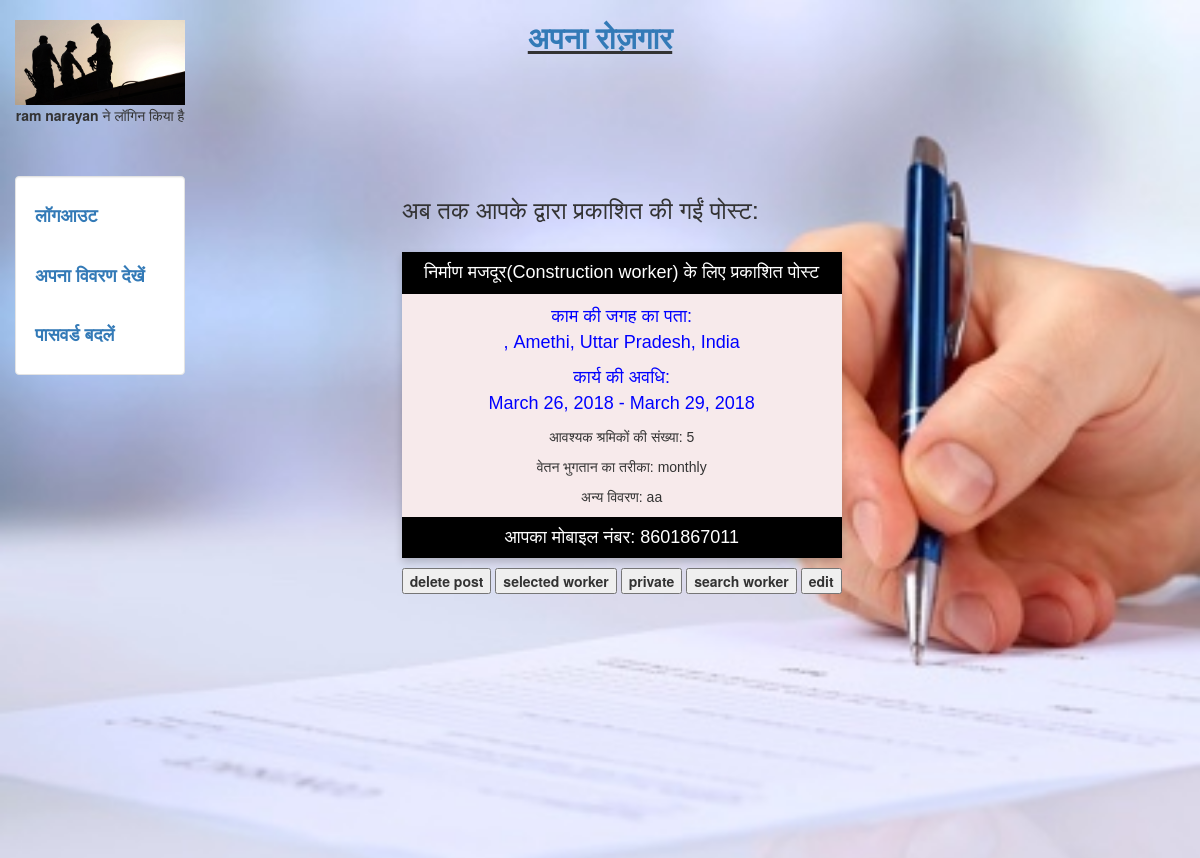
Before: /see_work_post (signed in) with the older database file.
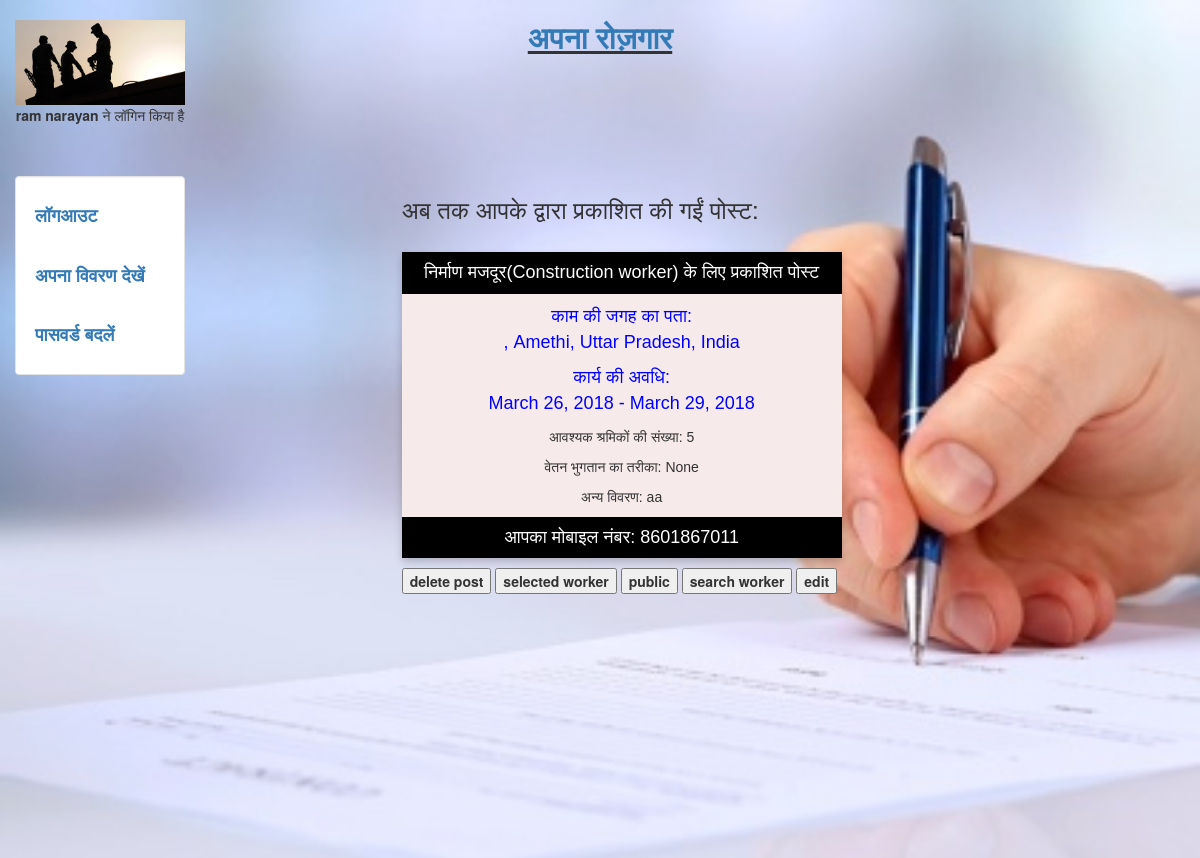
After: the same page with the newer database file.
### search/models.py (models this page shows, shortened)
class Posts(models.Model):
	post_id=models.AutoField(primary_key=True)
	username = models.CharField(max_length=100)
	name = models.CharField(max_length = 100,blank = True, null = True)
	s_contact = models.CharField(max_length=50,blank = True,null = True)
	rskill = models.CharField(max_length = 100,blank = True, null = True)
	street = models.CharField(max_length=250,blank = True, null = True)
	location = models.CharField(max_length=250,blank = True, null = True)
	start_date = models.DateField(blank = True, null = True)
	end_date = models.DateField(blank = True, null = True)
	Nworker = models.IntegerField(blank = True, null = True)
	Twork = models.CharField(max_length = 250,blank = True, null = True)
	description = models.TextField(max_length = 500,blank = True, null = True)
	lat = models.CharField(max_length = 50, blank = True, null= True)
	lng = models.CharField(max_length = 50, blank = True, null= True)
	status = models.CharField(max_length = 50,blank = True, null = True)
	distance = models.IntegerField(blank = True, null = True)

### search/views.py (the view, shortened to what this page needs)
# urls.py: url(r'^see_work_post',see_work_post,name = 'see_work_post'),
def see_work_post(request):
  if request.method=="POST" and 'delete' in request.POST:
    post_id=request.POST.get('post_id')
    data=Posts.objects.get(post_id=post_id)
    data.delete()
    data.save()
    pos=Posts.objects.filter(username=request.user.username)
    warn=""
    if len(pos)==0:
      warn="No posts found"
    return render(request,'search/postresult.html',{'pos':pos,'warn':warn})
  elif request.method=="POST" and 'edit' in request.POST:
    post_id=request.POST.get('post_id')
    data=Posts.objects.get(post_id=post_id)
    return render(request,'search/pwork1.html',{'data':data})
  else:
    pos=Posts.objects.filter(username=request.user.username)
    warn=""
    if len(pos)==0:
      warn="No posts found"
    return render(request,'search/postresult.html',{'pos':pos,'warn':warn})

### search/templates/search/postresult.html (shortened to what this page needs)
{% extends "login/header.html" %}
{% block content %}
<div class ='col-sm-6 col-sm-offset-2'>
  <link rel="stylesheet" href="https://cdnjs.cloudflare.com/ajax/libs/font-awesome/4.7.0/css/font-awesome.min.css">
<h3>अब तक आपके द्वारा प्रकाशित की गईं पोस्ट: </h3>    <br>
{% for data in pos %}
  <div class="card" style="background-color:#F7EAEB">
  <p><button class = "but">{{data.rskill}} के लिए प्रकाशित पोस्ट</button></p>
  <p class="title">काम की जगह का पता: <br>{{data.street}}, {{data.location}}</p>
  <p class="title">कार्य की अवधि: <br>{{data.start_date}} - {{data.end_date}}</p>
 <p>आवश्यक श्रमिकों की संख्या: {{data.Nworker}}</p>
  <p>वेतन भुगतान का तरीका: {{data.Twork}}</p>
    {%if data.description%}
   <p>अन्य विवरण: {{data.description}}</p>
    {%endif%}
  <p><button class = "but">आपका मोबाइल नंबर: {{data.s_contact}}</button></p>
  </div>
  <form method="POST" action="">
     <b><button type="submit" name = 'delete' >delete post</button>
     <button type="submit" name = 'selected' >selected worker </button>
     {%if "private" in data.status%}
     <button type="submit" name = 'status' >public </button>
     {%else%}
     <button type="submit" name = 'status' >private </button>
     {%endif%}
     <button type="submit" name = 'search' >search worker</button>
     <button type="submit" name = 'edit' >edit</button>
   </b>
  </form>
    <br>
{% endfor %}
</div>
{% endblock %}

### login/templates/login/header.html (shortened to what this page needs)
<!DOCTYPE html>
<html lang="en">
 <head>
   {% load staticfiles %}
   <link rel="stylesheet" href="{% static 'login/css/bootstrap.min.css' %}" type = "text/css"/>
  </head>
<body class="body" style="background-color:#F8F2C3">
	<div class="container-fluid" style="min-height:95%; ">
		<div class="row">
			  <div class="col-sm-2">
				<br>
				  <center>
					<img src="{% static 'login/img/profile.jpg' %}" class="img-responsive" style='max-height:100px;' alt="logo">
					{% if request.user.username %}
				  	<p><b> {{request.user.first_name}}</b> ने लॉगिन किया है</p>
					{% endif %}
				  </center>
			  </div>
			    <div class="col-sm-8">
				  <center>
				  <h2><b><u><a href="/about">अपना रोज़गार</a></b></u></h2>
				  </center>
			    </div>
		</div>
		<div class="row">
		  <div class="col-sm-2">
			<div class="well bs-sidebar" id="sidebar" style="background-color:#fff">
			  <ul class="nav nav-pills nav-stacked">
			  	{% if request.user.username %}
			  	<h4><b><li><a href='/logout'>लॉगआउट</a></li></b></h4><br>
			  	<h4><b><li><a href = '/view'>अपना विवरण देखें</a></li></b></h4><br>
                               <h4><b> <li><a href = '/change_password'>पासवर्ड बदलें</a></li></b></h4>
			  	{%else%}
				<h4><b><li><a href='/login'>लॉग इन करें</a></li></b></h4><br>
				<h4><b><li><a href='/register'>रजिस्टर करे</a></li></b></h4><br>
                                <h4><b><li><a href='/forgot_password'>पासवर्ड भूल गए?</a></li></b></h4>
				{%endif%}
			  </ul>
			</div>
		  </div>
		  <div class="col-sm-10">
			<div class='container-fluid'>
			   {% block content %}
			   {% endblock %}
			</div>
		  </div>
		</div>
	</div>
	  <footer>
         <br>
         <br>
		<div class="container-fluid" style='margin-left:15px'>
			<p><a href="/about" target="blank">अपना रोज़गार</a> | <a href="https://www.iiita.ac.in/" target="blank">IIIT-इलाहाबाद</a></p>
		</div>
	  </footer>
</body>
</html>

### login/templates/login/header.html (style rules this page uses)
html, body { height:100% }

### search/templates/search/postresult.html (style rules this page uses)
.card { box-shadow: 0 4px 8px 0 rgba(0, 0, 0, 0.2); max-width: 500px; margin: auto; text-align: center; font-family: arial; }
.title { color: blue; font-size: 18px; }
.but { border: none; outline: 0; display: inline-block; padding: 8px; color: white; background-color: #000; text-align: center; cursor: pointer; width: 100%; font-size: 18px; }

Changed rows visible on the page:
changed Posts "निर्माण मजदूर(Construction worker)": Twork "monthly" → "None"; status "private" → "public"
